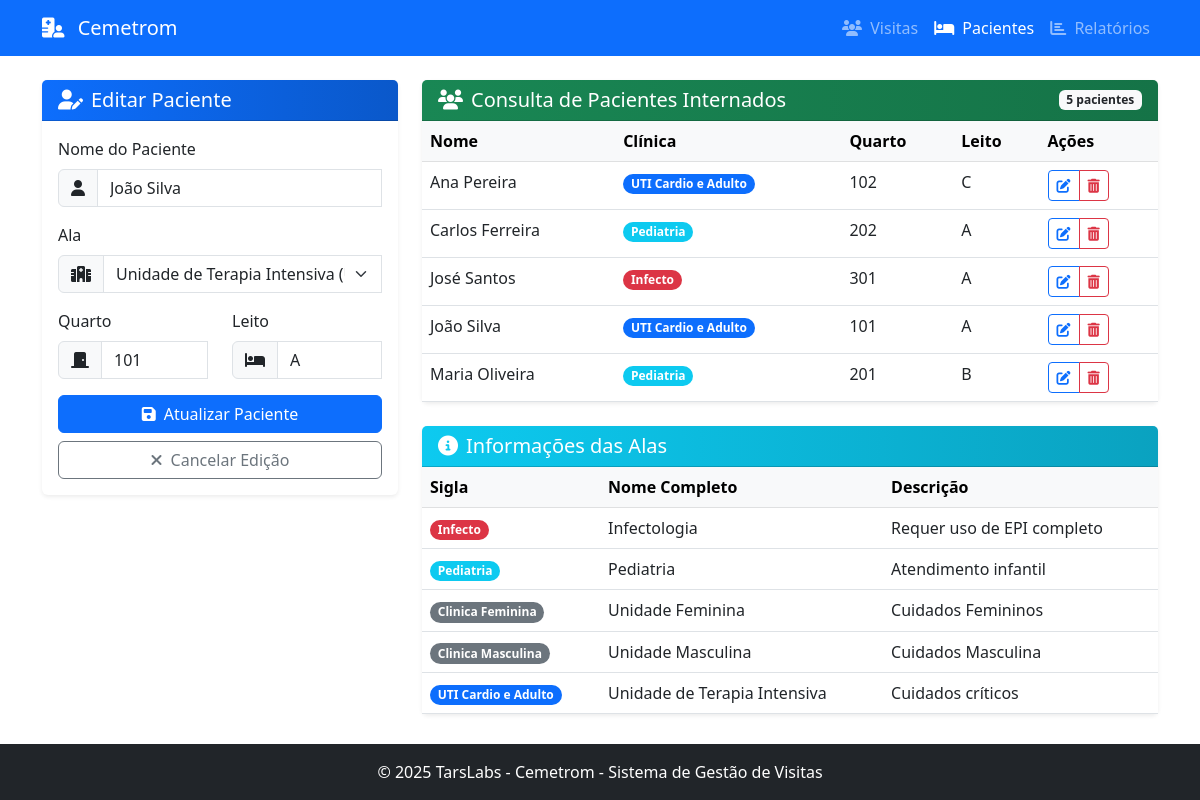
The app's page /pacientes?edit=1 with its own data.
### tables this page shows
CREATE TABLE pacientes (
            id INTEGER PRIMARY KEY AUTOINCREMENT,
            nome TEXT NOT NULL,
            ala_id TEXT NOT NULL,
            quarto TEXT NOT NULL,
            leito TEXT NOT NULL,
            ativo INTEGER DEFAULT 1,
            created_at TIMESTAMP DEFAULT CURRENT_TIMESTAMP,
            updated_at TIMESTAMP DEFAULT CURRENT_TIMESTAMP,
            FOREIGN KEY (ala_id) REFERENCES alas (sigla)
        );

CREATE TABLE alas (
            id INTEGER PRIMARY KEY AUTOINCREMENT,
            sigla TEXT UNIQUE NOT NULL,
            nome TEXT NOT NULL,
            descricao TEXT,
            created_at TIMESTAMP DEFAULT CURRENT_TIMESTAMP,
            updated_at TIMESTAMP DEFAULT CURRENT_TIMESTAMP
        );

### app.py (the view, shortened to what this page needs)
@app.route('/pacientes', methods=['GET', 'POST'])
def form_pacientes():
    pacientes = get_pacientes()
    alas = get_alas()
    patient_id = request.args.get('edit')
    paciente_edit = None
    if patient_id:
        paciente_edit = get_paciente_by_id(patient_id)
    return render_template('form_pacientes.html',
                          pacientes=pacientes,
                          alas=alas,
                          paciente_edit=paciente_edit)

### src/database.py (called while the page is built)
def get_db():
    if 'db' not in g:
        g.db = sqlite3.connect(
            current_app.config['DATABASE'],
            detect_types=sqlite3.PARSE_DECLTYPES
        )
        g.db.row_factory = sqlite3.Row
    return g.db

### src/pacientes.py (called while the page is built)
def get_pacientes(only_active=True):
    db = get_db()
    query = """
        SELECT p.*, a.nome as ala_nome, a.descricao as ala_descricao
        FROM pacientes p
        JOIN alas a ON p.ala_id = a.sigla
    """
    params = []
    if only_active:
        query += " WHERE p.ativo = 1"
    query += " ORDER BY p.nome"
    cursor = db.execute(query, params)
    pacientes = []
    for row in cursor.fetchall():
        pacientes.append(dict(row))
    return pacientes

def get_paciente_by_id(paciente_id):
    db = get_db()
    cursor = db.execute(
        """
        SELECT p.*, a.nome as ala_nome, a.descricao as ala_descricao
        FROM pacientes p
        JOIN alas a ON p.ala_id = a.sigla
        WHERE p.id = ?
        """,
        (paciente_id,)
    )
    paciente = cursor.fetchone()
    if paciente:
        return dict(paciente)
    return None

def get_alas():
    db = get_db()
    cursor = db.execute(
        """
        SELECT * FROM alas
        ORDER BY nome
        """
    )
    alas = []
    for row in cursor.fetchall():
        alas.append(dict(row))
    return alas

### templates/form_pacientes.html (shortened to what this page needs)
{% extends 'base.html' %}
{% block content %}
<div class="row">
    <div class="col-md-4 mb-4">
        <div class="card border-0 shadow-sm">
            <div class="card-header bg-gradient-primary text-white">
                <h5 class="mb-0">
                    {% if paciente_edit %}
                        <i class="fas fa-user-edit me-2"></i>Editar Paciente
                    {% else %}
                        <i class="fas fa-user-plus me-2"></i>Novo Paciente
                    {% endif %}
                </h5>
            </div>
            <div class="card-body">
                <form action="{{ url_for('form_pacientes') }}" method="post" class="needs-validation" novalidate>
                    <div class="mb-3">
                        <label for="name" class="form-label">Nome do Paciente</label>
                        <div class="input-group">
                            <span class="input-group-text"><i class="fas fa-user"></i></span>
                            <input type="text" class="form-control" id="name" name="name" value="{{ paciente_edit.nome if paciente_edit else '' }}" required>
                        </div>
                    </div>
                    <div class="mb-3">
                        <label for="ward" class="form-label">Ala</label>
                        <div class="input-group">
                            <span class="input-group-text"><i class="fas fa-hospital-alt"></i></span>
                            <select class="form-select" id="ward" name="ward" required>
                                {% for ala in alas %}
                                    <option value="{{ ala.sigla }}" {% if paciente_edit and paciente_edit.ala_id == ala.sigla %}selected{% endif %}>
                                        {{ ala.nome }} ({{ ala.sigla }})
                                    </option>
                                {% endfor %}
                            </select>
                        </div>
                    </div>
                    <div class="row">
                        <div class="col-md-6 mb-3">
                            <label for="room" class="form-label">Quarto</label>
                            <div class="input-group">
                                <span class="input-group-text"><i class="fas fa-door-closed"></i></span>
                                <input type="text" class="form-control" id="room" name="room" value="{{ paciente_edit.quarto if paciente_edit else '' }}" required>
                            </div>
                        </div>
                        <div class="col-md-6 mb-3">
                            <label for="bed" class="form-label">Leito</label>
                            <div class="input-group">
                                <span class="input-group-text"><i class="fas fa-bed"></i></span>
                                <input type="text" class="form-control" id="bed" name="bed" value="{{ paciente_edit.leito if paciente_edit else '' }}" required>
                            </div>
                        </div>
                    </div>
                    <div class="d-grid gap-2">
                        <button type="submit" class="btn btn-primary">
                            {% if paciente_edit %}
                                <i class="fas fa-save me-2"></i>Atualizar Paciente
                            {% else %}
                                <i class="fas fa-save me-2"></i>Cadastrar Paciente
                            {% endif %}
                        </button>
                        {% if paciente_edit %}
                            <a href="{{ url_for('form_pacientes') }}" class="btn btn-outline-secondary">
                                <i class="fas fa-times me-2"></i>Cancelar Edição
                            </a>
                        {% endif %}
                    </div>
                </form>
            </div>
        </div>
    </div>
    <div class="col-md-8">
        <div class="card border-0 shadow-sm">
            <div class="card-header bg-gradient-success text-white d-flex justify-content-between align-items-center">
                <h5 class="mb-0"><i class="fas fa-users me-2"></i>Consulta de Pacientes Internados</h5>
                <span class="badge bg-light text-dark">{{ pacientes|length }} pacientes</span>
            </div>
            <div class="card-body p-0">
                {% if pacientes %}
                    <div class="table-responsive">
                        <table class="table table-hover mb-0">
                            <thead class="table-light">
                                <tr>
                                    <th>Nome</th>
                                    <th>Clínica</th>
                                    <th>Quarto</th>
                                    <th>Leito</th>
                                    <th>Ações</th>
                                </tr>
                            </thead>
                            <tbody>
                                {% for paciente in pacientes %}
                                    <tr>
                                        <td>{{ paciente.nome }}</td>
                                        <td>
                                            <span class="badge rounded-pill
                                        {% if paciente.ala_id == 'Infecto' %}bg-danger{% endif %}
                                        {% if paciente.ala_id == 'Pediatria' %}bg-info{% endif %}
                                        {% if paciente.ala_id == 'UTI Cardio e Adulto' %}bg-primary{% endif %}
                                    ">
                                        {{ paciente.ala_id }}
                                    </span>
                                        </td>
                                        <td>{{ paciente.quarto }}</td>
                                        <td>{{ paciente.leito }}</td>
                                        <td>
                                            <div class="btn-group btn-group-sm">
                                                <a href="{{ url_for('form_pacientes', edit=paciente.id) }}" class="btn btn-outline-primary">
                                                    <i class="fas fa-edit"></i>
                                                </a>
                                                <button type="button" class="btn btn-outline-danger" data-bs-toggle="modal" data-bs-target="#deleteModal{{ paciente.id }}">
                                                    <i class="fas fa-trash-alt"></i>
                                                </button>
                                            </div>
                                        </td>
                                    </tr>
                                {% endfor %}
                            </tbody>
                        </table>
                    </div>
                {% else %}
                    <div class="alert alert-info m-3">
                        <i class="fas fa-info-circle me-2"></i>
                        Nenhum paciente cadastrado. Use o formulário ao lado para cadastrar um novo paciente.
                    </div>
                {% endif %}
            </div>
        </div>
        <div class="card border-0 shadow-sm mt-4">
            <div class="card-header bg-gradient-info text-white">
                <h5 class="mb-0"><i class="fas fa-info-circle me-2"></i>Informações das Alas</h5>
            </div>
            <div class="card-body p-0">
                <div class="table-responsive">
                    <table class="table table-hover mb-0">
                        <thead class="table-light">
                            <tr>
                                <th>Sigla</th>
                                <th>Nome Completo</th>
                                <th>Descrição</th>
                            </tr>
                        </thead>
                        <tbody>
                            {% for ala in alas %}
                                <tr>
                                    <td>
                                        <span class="badge rounded-pill
                                            {% if ala.sigla == 'Infecto' %}bg-danger{% endif %}
                                            {% if ala.sigla == 'Pediatria' %}bg-info{% endif %}
                                            {% if ala.sigla == 'UTI Cardio e Adulto' %}bg-primary{% endif %}
                                            {% if ala.sigla == 'Clinica Feminina' %}bg-secondary{% endif %}
                                            {% if ala.sigla == 'Clinica Masculina' %}bg-secondary{% endif %}
                                        ">
                                            {{ ala.sigla }}
                                        </span>
                                    </td>
                                    <td>{{ ala.nome }}</td>
                                    <td>{{ ala.descricao }}</td>
                                </tr>
                            {% endfor %}
                        </tbody>
                    </table>
                </div>
            </div>
        </div>
    </div>
</div>
{% endblock %}

### templates/base.html (style rules this page uses)
.bg-gradient-primary { background: linear-gradient(to right, #0d6efd, #0a58ca); }
.bg-gradient-success { background: linear-gradient(to right, #198754, #157347); }
.bg-gradient-info { background: linear-gradient(to right, #0dcaf0, #0aa2c0); }
body { min-height: 100vh; display: flex; flex-direction: column; }

### records on screen
pacientes: name "João Silva", ward "Unidade de Terapia Intensiva (UTI Cardio e Adulto)", room "101", bed "A", nome "João Silva", ala_id "UTI Cardio e Adulto", quarto "101", leito "A"
pacientes: nome "Ana Pereira", ala_id "UTI Cardio e Adulto", quarto "102", leito "C"
pacientes: nome "Carlos Ferreira", ala_id "Pediatria", quarto "202", leito "A"
pacientes: nome "José Santos", ala_id "Infecto", quarto "301", leito "A"
pacientes: nome "Maria Oliveira", ala_id "Pediatria", quarto "201", leito "B"
alas: sigla "Infecto", nome "Infectologia", descricao "Requer uso de EPI completo"
alas: sigla "Pediatria", nome "Pediatria", descricao "Atendimento infantil"
alas: sigla "Clinica Feminina", nome "Unidade Feminina", descricao "Cuidados Femininos"
alas: sigla "Clinica Masculina", nome "Unidade Masculina", descricao "Cuidados Masculina"
alas: sigla "UTI Cardio e Adulto", nome "Unidade de Terapia Intensiva", descricao "Cuidados críticos"

### other values on screen
{{ pacientes|length }} "5"
